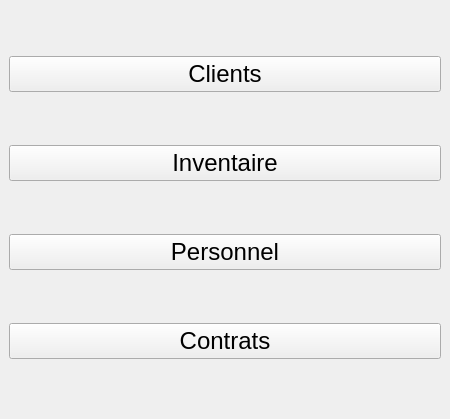
<?xml version="1.0" encoding="UTF-8"?>
<ui version="4.0">
 <class>winMenu</class>
 <widget class="QMainWindow" name="winMenu">
  <property name="enabled">
   <bool>true</bool>
  </property>
  <property name="geometry">
   <rect>
    <x>0</x>
    <y>0</y>
    <width>450</width>
    <height>419</height>
   </rect>
  </property>
  <property name="windowTitle">
   <string>Menu Général</string>
  </property>
  <widget class="QWidget" name="centralwidget">
   <layout class="QVBoxLayout" name="verticalLayout">
    <item>
     <widget class="QPushButton" name="btnClients">
      <property name="font">
       <font>
        <pointsize>18</pointsize>
       </font>
      </property>
      <property name="text">
       <string>Clients</string>
      </property>
     </widget>
    </item>
    <item>
     <widget class="QPushButton" name="btnStock">
      <property name="font">
       <font>
        <pointsize>18</pointsize>
       </font>
      </property>
      <property name="text">
       <string>Inventaire</string>
      </property>
     </widget>
    </item>
    <item>
     <widget class="QPushButton" name="btnStaff">
      <property name="font">
       <font>
        <pointsize>18</pointsize>
       </font>
      </property>
      <property name="text">
       <string>Personnel</string>
      </property>
     </widget>
    </item>
    <item>
     <widget class="QPushButton" name="btnContracts">
      <property name="font">
       <font>
        <pointsize>18</pointsize>
       </font>
      </property>
      <property name="text">
       <string>Contrats</string>
      </property>
     </widget>
    </item>
   </layout>
  </widget>
 </widget>
 <resources/>
 <connections/>
</ui>
